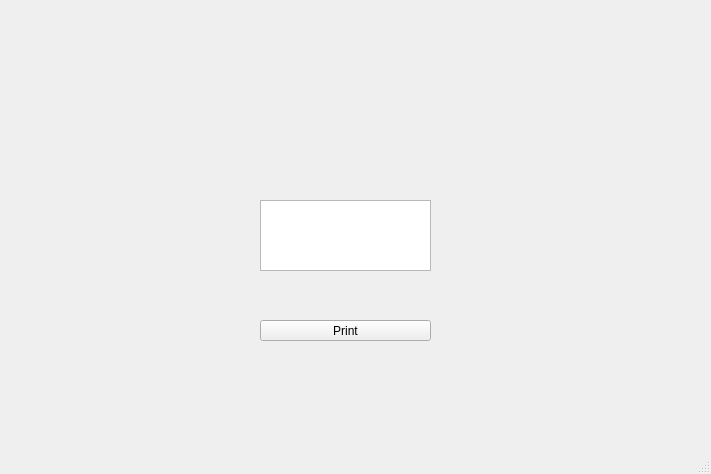
<?xml version="1.0" encoding="UTF-8"?>
<ui version="4.0">
 <class>MainWindow</class>
 <widget class="QMainWindow" name="MainWindow">
  <property name="geometry">
   <rect>
    <x>0</x>
    <y>0</y>
    <width>711</width>
    <height>474</height>
   </rect>
  </property>
  <property name="windowTitle">
   <string>MainWindow</string>
  </property>
  <widget class="QWidget" name="centralwidget">
   <widget class="QPushButton" name="print_button">
    <property name="geometry">
     <rect>
      <x>260</x>
      <y>320</y>
      <width>171</width>
      <height>21</height>
     </rect>
    </property>
    <property name="text">
     <string>Print</string>
    </property>
   </widget>
   <widget class="QTextEdit" name="textEdit">
    <property name="geometry">
     <rect>
      <x>260</x>
      <y>200</y>
      <width>171</width>
      <height>71</height>
     </rect>
    </property>
   </widget>
  </widget>
  <widget class="QStatusBar" name="statusbar"/>
 </widget>
 <resources/>
 <connections/>
</ui>
